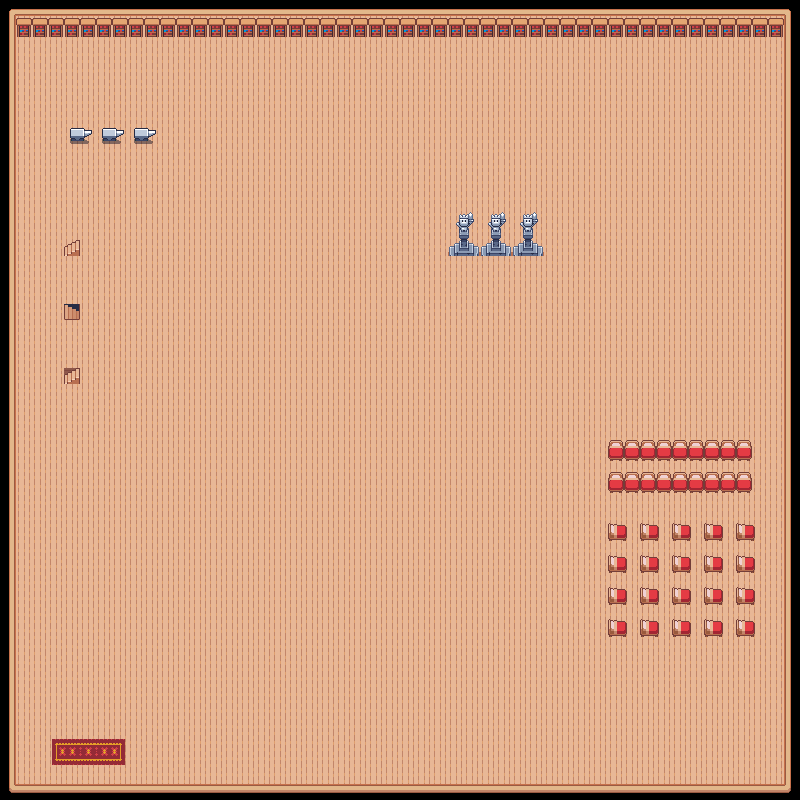

Tiled map render using the project's own tile images. Description and the map definition, with tile-layer contents summarised, below:
An orthogonal 50x50 tile map with 16x16 px tiles, 2 tile layers (Calque de Tuiles 1, deco) and 27 objects (25x collision, spawn_house_point, exit_house).

<map version="1.10" tiledversion="1.12.2" orientation="orthogonal" renderorder="right-down" width="50" height="50" tilewidth="16" tileheight="16" infinite="0" nextlayerid="4" nextobjectid="31">
 <tileset firstgid="1" source="tileset.tsx" />
 <layer id="1" name="Calque de Tuiles 1" width="50" height="50">
  <data>[2500 cells, 2500 non-empty, 9 distinct tile ids]</data>
 </layer>
 <objectgroup id="2" name="Calque d'Objets 1">
  <object id="1" name="spawn_house_point" x="93.9795" y="681.351">
   <point />
  </object>
  <object id="2" name="exit_house" x="63.3188" y="741.561" width="52" height="24" />
  <object id="2" name="collision" x="452.001" y="215" width="86.0556" height="38.9896" />
  <object id="4" name="collision" x="608.795" y="440.304" width="142.312" height="20.8873" />
  <object id="5" name="collision" x="608.516" y="471.496" width="142.312" height="20.8873" />
  <object id="6" name="collision" x="609.63" y="524.132" width="16.1528" height="16.4313" />
  <object id="7" name="collision" x="673.685" y="523.575" width="16.1528" height="16.4313" />
  <object id="8" name="collision" x="641.658" y="524.689" width="16.1528" height="16.4313" />
  <object id="9" name="collision" x="705.712" y="523.714" width="16.1528" height="16.4313" />
  <object id="10" name="collision" x="737.739" y="524.271" width="16.1528" height="16.4313" />
  <object id="11" name="collision" x="737.461" y="556.02" width="16.1528" height="16.4313" />
  <object id="12" name="collision" x="736.625" y="588.604" width="16.1528" height="16.4313" />
  <object id="13" name="collision" x="704.041" y="588.047" width="16.1528" height="16.4313" />
  <object id="14" name="collision" x="672.292" y="586.376" width="16.1528" height="16.4313" />
  <object id="15" name="collision" x="639.43" y="587.768" width="16.1528" height="16.4313" />
  <object id="16" name="collision" x="608.795" y="588.882" width="16.1528" height="16.4313" />
  <object id="17" name="collision" x="611.58" y="555.741" width="16.1528" height="16.4313" />
  <object id="18" name="collision" x="641.379" y="556.855" width="16.1528" height="16.4313" />
  <object id="19" name="collision" x="673.685" y="554.906" width="16.1528" height="16.4313" />
  <object id="20" name="collision" x="704.598" y="556.577" width="16.1528" height="16.4313" />
  <object id="21" name="collision" x="134.236" y="127.413" width="16.1528" height="16.4313" />
  <object id="22" name="collision" x="101.93" y="126.299" width="16.1528" height="16.4313" />
  <object id="23" name="collision" x="71.2953" y="125.742" width="16.1528" height="16.4313" />
  <object id="24" name="collision" x="18.3808" y="20.1911" width="765.032" height="16.4313" />
  <object id="25" name="collision" x="783.727" y="13.461" width="10.4696" height="779.24" />
  <object id="28" name="collision" x="4.48699" y="14.9566" width="10.4696" height="779.24" />
  <object id="30" name="collision" x="16.8259" y="784.486" width="765.032" height="16.4313" />
 </objectgroup>
 <layer id="3" name="deco" width="50" height="50">
  <data>[2500 cells, 249 non-empty, 25 distinct tile ids]</data>
 </layer>
</map>
